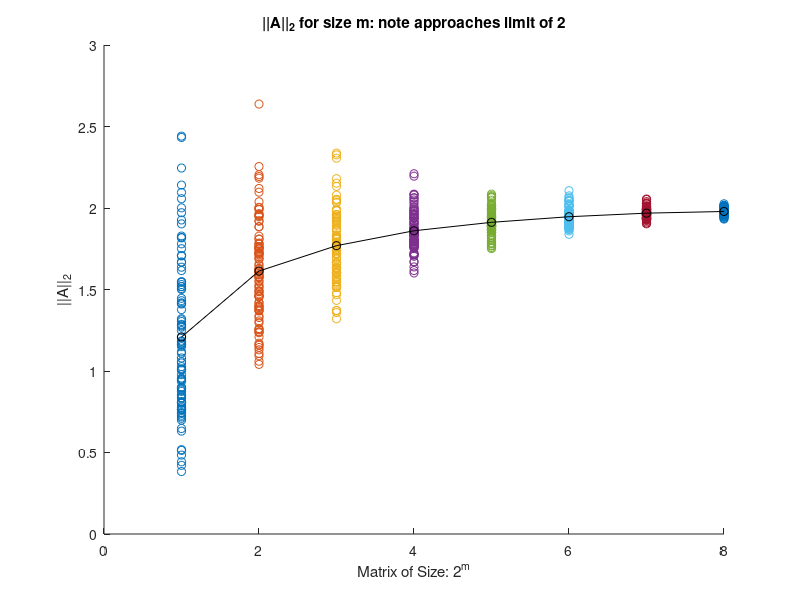

Source code (MATLAB):
%problem 12_3_b
current_figure = figure;
avg_A_norm= zeros(8, 1);
for jj=1:8
    m = 2.^jj;
    A = randn(m, m, 100)/sqrt(m);
    A_norms = zeros(100, 1);
    for n=1:100
        A_norms(n) = norm(A(:, :, n));
    end
    avg_A_norm(jj) = mean(A_norms);
    x_component = zeros(100, 1) + jj;
    scatter(x_component, A_norms);
    hold on
end
plot(1:8, avg_A_norm, 'k-o');
title('||A||_2 for size m: note approaches limit of 2')
xlabel('Matrix of Size: 2^m')
ylabel('||A||_2')
axis([0, 8, 0, 3])
filename = 'math543_hw5_problem_12_3_b.png';
saveas(current_figure, filename);

x = linspace(0, 8, 100);
y = repmat(2, 100, 1, 1);
hold on
grid on
plot(x, y, '--k')